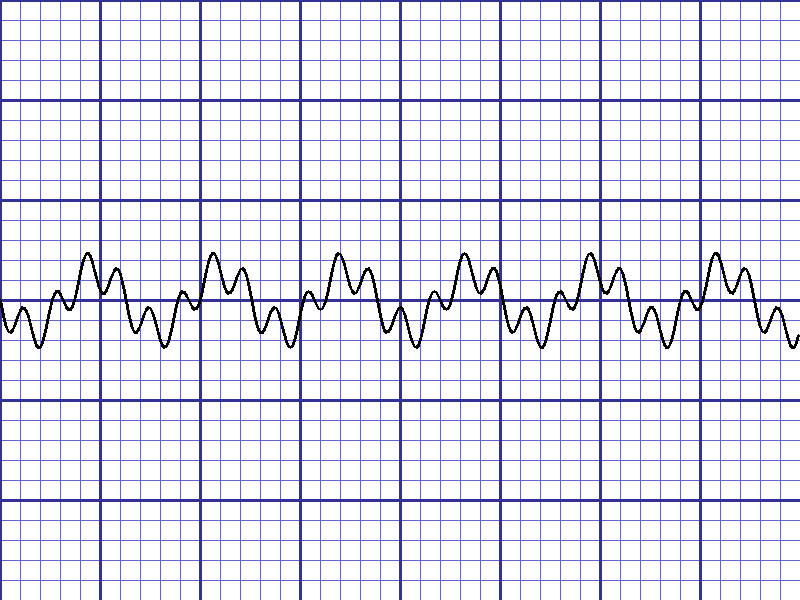
#> input picture functions_python/sample_ecg.png, 800 x 600 px
$ python -i ecg_color_processor.py   (imports and definitions only)
#> lines starting #> are read from the running program, lines starting #| are printed output that depends on the picture; after the words box and inside, x2 and y2 are one past the last pixel; in counts of white or black regions, pixels touching at a corner belong together
#> in process_single_image_local_only, image is the input picture: shape (600, 800, 3); mean B, G, R 241.6, 228.6, 228.6
#| OK (800x600)
"""
ECG Color Processor - Unified Multi-Mode Script
================================================

This script runs in THREE modes:
  1. KAGGLE   - Runs on Kaggle with no modifications (uses Kaggle input paths)
  2. CLOUD    - Downloads from GCS, processes, uploads results back to GCS
  3. GROUP    - Test specific image groups by prefix (local or cloud)

CONFIGURATION:
  Change the MODE variable below to switch between modes.

KAGGLE USAGE:
  1. Copy this file to a Kaggle notebook
  2. Set MODE = "KAGGLE"
  3. Run - it will automatically find the competition dataset

LOCAL TESTING:
  1. Set MODE = "CLOUD" or "GROUP"
  2. Configure GCS settings below
  3. Run: python ecg_color_processor.py

Author: HV-ECG Team
Version: 7.0
Last Updated: January 2026
"""

import os
import sys
import cv2
import numpy as np
from PIL import Image
from pathlib import Path
import json
from datetime import datetime
from collections import defaultdict
import tempfile
import random

# Set GCS credentials if service account key exists
SERVICE_ACCOUNT_PATH = r"C:\Users\Rosi\Documents\Maxone Backup\Rosi\Gauntlet2\hat_ecg\service-account-key.json"
if os.path.exists(SERVICE_ACCOUNT_PATH):
    os.environ["GOOGLE_APPLICATION_CREDENTIALS"] = SERVICE_ACCOUNT_PATH

# ============================================================================
#                           MODE CONFIGURATION
# ============================================================================
# Change this to switch between modes:
#   "KAGGLE" - Run on Kaggle (no internet, uses local Kaggle paths)
#   "CLOUD"  - Download from GCS, process all, upload results
#   "GROUP"  - Process specific image groups by prefix (from GCS)
#   "LOCAL"  - Process local files (no GCS needed) - for testing

MODE = "LOCAL"  # <-- CHANGE THIS TO SWITCH MODES

# ============================================================================
#                         LOCAL MODE CONFIGURATION
# ============================================================================
# These settings are used when MODE = "LOCAL"
# Input and output folder for local processing

LOCAL_INPUT_FOLDER = r"D:\Gauntlet2\hv-ecg\red black sep photos"
LOCAL_OUTPUT_FOLDER = r"D:\Gauntlet2\hv-ecg\red black sep photos"

# ============================================================================
#                         KAGGLE CONFIGURATION
# ============================================================================
# These settings are used when MODE = "KAGGLE"

KAGGLE_INPUT_PATH = "/kaggle/input/physionet-ecg-image-digitization"
KAGGLE_OUTPUT_PATH = "/kaggle/working"

# ============================================================================
#                         CLOUD CONFIGURATION
# ============================================================================
# These settings are used when MODE = "CLOUD" or "GROUP"

# Available buckets: ecg-competition-data-1 through ecg-competition-data-5
GCS_BUCKET = "ecg-competition-data-1"
GCS_SOURCE_FOLDER = "kaggle-data/physionet-ecg/train"  # Path to training images
GCS_OUTPUT_FOLDER = "v7_color_split"  # Where to save processed images (if uploading)

# ============================================================================
#                         GROUP CONFIGURATION
# ============================================================================
# These settings are used when MODE = "GROUP"
# Image groups are identified by their prefix (the number before the first dash)
# Example: "1006427285" groups images like 1006427285-0001.png, 1006427285-0002.png, etc.

# Preset array of known image group prefixes (278 groups from GCS scan)
IMAGE_GROUP_PREFIXES = [
    "1006427285", "1006867983", "1012423188", "10140238", "1015663939", "102150619",
    "1026034238", "1041099777", "104573050", "1048962695", "1052007218", "1053922973",
    "1059602762", "1063816858", "106482869", "1067371646", "1067975047", "1068062585",
    "1072767337", "1079294623", "1084993373", "108599929", "1086830824", "1091894701",
    "1094825522", "1100434086", "1103133923", "1103158012", "1124135100", "112870634",
    "1135737846", "1142668792", "1146155934", "1147589496", "1151562032", "1154001412",
    "1154813853", "1158372875", "1163641242", "1173521301", "1174117563", "1177153463",
    "1178181553", "1183949786", "11842146", "1189828070", "1191130935", "1195437044",
    "119693645", "1197069178", "1199125619", "1209416227", "121471389", "1219936451",
    "1220748004", "1223595426", "1228736690", "1254751446", "1257259783", "1259907878",
    "1274262621", "1277179302", "1278116713", "1280609341", "1281093472", "1289824484",
    "129883643", "1306725887", "1310031403", "1312364803", "133948617", "136433453",
    "1364705568", "136524867", "1369067427", "1375500898", "1376451566", "1380849732",
    "1381006600", "1382137960", "1385441565", "1386861857", "1387453142", "1395556771",
    "1395637987", "1397514070", "1402030662", "1404687891", "1411350094", "1419593015",
    "1420515841", "1421059632", "1422666301", "142408315", "143477987", "1436234058",
    "1441250561", "1441897956", "1445349505", "1446634391", "144746082", "1449491391",
    "145098200", "1451074124", "145375843", "145399852", "1457768453", "1467515776",
    "147393955", "1475354244", "1481447856", "1484649389", "1484831977", "1490220713",
    "1492606769", "1502182655", "1502655579", "1503423095", "1505370821", "1509005816",
    "1512936796", "1522477000", "1524001991", "1531629157", "1533451101", "1536586741",
    "1539510874", "1542217251", "1553847883", "1555455483", "1556112478", "1557988993",
    "1560009706", "1561472702", "1562777197", "157249266", "1587099637", "1589810571",
    "1590643291", "1593926574", "1602385852", "1617515072", "1618780264", "1623613765",
    "162622667", "1626620456", "162686318", "1630401449", "1632590593", "1638509393",
    "1638532514", "1639217796", "1643754023", "1644219523", "1649759478", "1651876816",
    "1653260624", "1657128463", "1659921138", "1661642513", "1662993511", "1665441750",
    "1668094577", "1670304152", "1671648942", "1673456778", "1678324396", "168239620",
    "1683970273", "1692881983", "1696396696", "1698943335", "170158778", "1709636457",
    "1717124873", "1722454310", "1732081043", "1734729516", "1736488789", "1739475663",
    "1742556603", "1746570786", "1752267607", "1762299662", "1766417838", "1769470316",
    "1771293531", "1774595133", "1774656418", "1779646665", "1783318297", "1783777908",
    "1787792287", "1789763174", "1789983060", "1798516005", "1801481487", "181086745",
    "1815763003", "1815848373", "1818829830", "1833976046", "1841461559", "1849741174",
    "185534667", "1856029567", "1857740870", "1868006986", "1875329380", "1881229866",
    "1883137811", "1886812982", "1889366355", "1890954897", "1892490537", "1893309127",
    "1900639354", "190186115", "19030958", "1903158236", "1907398397", "1919286802",
    "1922153793", "1922265034", "1931150025", "1933191200", "1938036943", "194732810",
    "1948581413", "1949321289", "1951244635", "1953140023", "19585145", "1962423499",
    "1972793559", "197560770", "198290386", "1987857200", "1993778600", "1998779717",
    "2002854502", "2006667321", "2008728390", "2013781946", "2021850894", "2022371381",
    "2023163309", "2023794418", "202594271", "202613567", "2036251685", "2040854068",
    "2042290760", "2042532735", "2043481531", "2044379808", "2054044752", "2055953391",
    "2058553070", "2059782427", "2061343120", "2062750047", "2063154718", "2064004115",
    "2069796557", "2080106037", "2082219639", "2084535875", "2089312114", "2092320860",
    "2101175952", "2110921177", "2112146939", "2114009967", "2114049422", "2114687381",
    "2125192882", "212782370",
]

# Group selection options:
GROUP_SELECTION_MODE = "RANGE"  # "RANGE", "RANDOM", or "LIST"
GROUP_RANGE_START = 0           # For RANGE: start index (0-based)
GROUP_RANGE_END = 3             # For RANGE: end index (exclusive), so 0-3 = first 3 groups
GROUP_RANDOM_COUNT = 3          # For RANDOM: how many random groups to select
GROUP_LIST = [0, 2, 4]          # For LIST: specific indices to process

# ============================================================================
#                    ECG CALIBRATION ASSUMPTIONS
# ============================================================================
# Standard ECG paper specifications (these are the assumptions we validate)

ECG_ASSUMPTIONS = {
    # Grid specifications
    "grid_small_square_mm": 1.0,        # Each small square = 1mm x 1mm
    "grid_large_square_mm": 5.0,        # Each large square = 5mm x 5mm (5 small squares)

    # Voltage (vertical) calibration - Y axis
    "mv_per_10mm": 1.0,                 # Standard: 1mV = 10mm (10 small squares)
    "mv_per_small_square": 0.1,         # 0.1mV per 1mm square
    "mv_per_large_square": 0.5,         # 0.5mV per 5mm large square

    # Time (horizontal) calibration - X axis
    "paper_speed_mm_per_sec": 25.0,     # Standard: 25mm/s
    "ms_per_small_square": 40.0,        # 40ms per 1mm (at 25mm/s)
    "ms_per_large_square": 200.0,       # 200ms per 5mm (at 25mm/s)

    # Alternative paper speeds (some ECGs use these)
    "alt_paper_speeds": [50.0, 12.5],   # 50mm/s or 12.5mm/s alternatives

    # Calibration pulse (reference marker)
    "calibration_pulse_mv": 1.0,        # 1mV standard calibration pulse
    "calibration_pulse_width_ms": 200,  # Usually 200ms wide

    # Expected image characteristics
    "expected_dpi_range": (150, 600),   # Typical scan DPI range
    "grid_color": "red/pink",           # Most common grid color
    "trace_color": "black",             # Most common trace color
}

# ============================================================================
#                         PROCESSING CONFIGURATION
# ============================================================================

VERSION = "v7"
USE_ALL_METHODS = True          # Process with all methods (opencv, pillow, skimage)
METHODS = ['opencv', 'pillow']  # Methods to use (add 'skimage' if available)

# Quality thresholds
MIN_ECG_PIXELS = 1000           # Minimum black pixels to save ECG image
MIN_GRID_PIXELS = 5000          # Minimum grid pixels to save grid image

# Color detection thresholds
RED_THRESHOLD_PERCENT = 1.0     # Minimum % of red pixels to consider "has red"
BLACK_THRESHOLD_PERCENT = 0.5   # Minimum % of black pixels to consider "has black"

# Text removal
REMOVE_TEXT = True              # Remove text from ECG (black) images

# File management
DELETE_OLD_VERSIONS = True      # Delete output from previous versions
SAVE_ORIGINALS = True           # Copy original image to output folder
GENERATE_ANALYSIS_MD = True     # Generate .md analysis file for each image

# Test limits
TEST_LIMIT = None               # Set to number to limit images (None = process all)

# Track created files for deletion (with metadata)
CREATED_FILES = []              # List of {'path': str, 'type': str, 'timestamp': str}

# ============================================================================
#                         ENVIRONMENT DETECTION
# ============================================================================

def detect_environment():
    """Detect if running on Kaggle or locally."""
    if os.path.exists("/kaggle"):
        return "KAGGLE"
    return "LOCAL"

ENVIRONMENT = detect_environment()
# [9 lines not run here, left out]

# ============================================================================
#                         FILE TRACKING
# ============================================================================

def track_file(path, file_type="image"):
    """Track a created file with metadata for later deletion."""
    CREATED_FILES.append({
        'path': path,
        'type': file_type,
        'timestamp': datetime.now().isoformat(),
        'version': VERSION
    })

# [170 lines left out: functions get_tracked_files_by_type, get_gcs_client, list_gcs_images, download_from_gcs, upload_to_gcs, delete_from_gcs and 1 more, not called in this run]

# ============================================================================
#                   COLOR DETECTION (STEP 1: Monotone Check)
# ============================================================================

def detect_color_composition(image_bgr):
    """
    STEP 1: Detect if image has both red and black or is monotone.

    Returns dict with:
    - has_red: bool
    - has_black: bool
    - is_monotone: bool
    - red_percent: float
    - black_percent: float
    - dominant_colors: list
    """
    hsv = cv2.cvtColor(image_bgr, cv2.COLOR_BGR2HSV)
#> hsv: shape (600, 800, 3); mean H, S, V 15.7, 19, 241.6
    gray = cv2.cvtColor(image_bgr, cv2.COLOR_BGR2GRAY)
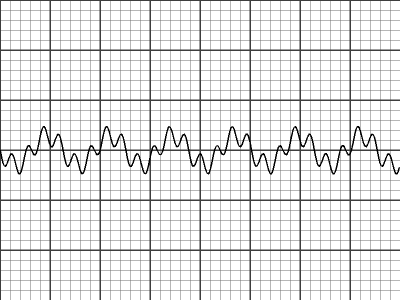
#> gray: shape (600, 800) (shown at 1/2 size); min 0, max 255, mean 230

    total_pixels = image_bgr.shape[0] * image_bgr.shape[1]

    # Detect RED pixels (grid)
    lower_red1 = np.array([0, 50, 50])
    upper_red1 = np.array([10, 255, 255])
    lower_red2 = np.array([170, 50, 50])
    upper_red2 = np.array([180, 255, 255])

    mask_red1 = cv2.inRange(hsv, lower_red1, upper_red1)
#> mask_red1: shape (600, 800); every value is 0
    mask_red2 = cv2.inRange(hsv, lower_red2, upper_red2)
    red_mask = cv2.bitwise_or(mask_red1, mask_red2)

    # Also detect pink (lighter red grid)
    lower_pink = np.array([0, 20, 150])
    upper_pink = np.array([20, 100, 255])
    pink_mask = cv2.inRange(hsv, lower_pink, upper_pink)

    red_total_mask = cv2.bitwise_or(red_mask, pink_mask)
    red_pixels = np.sum(red_total_mask > 0)
#> red_pixels = 0
    red_percent = (red_pixels / total_pixels) * 100
#> red_percent = 0

    # Detect BLACK pixels (ECG traces)
    black_mask = gray < 80  # Dark pixels
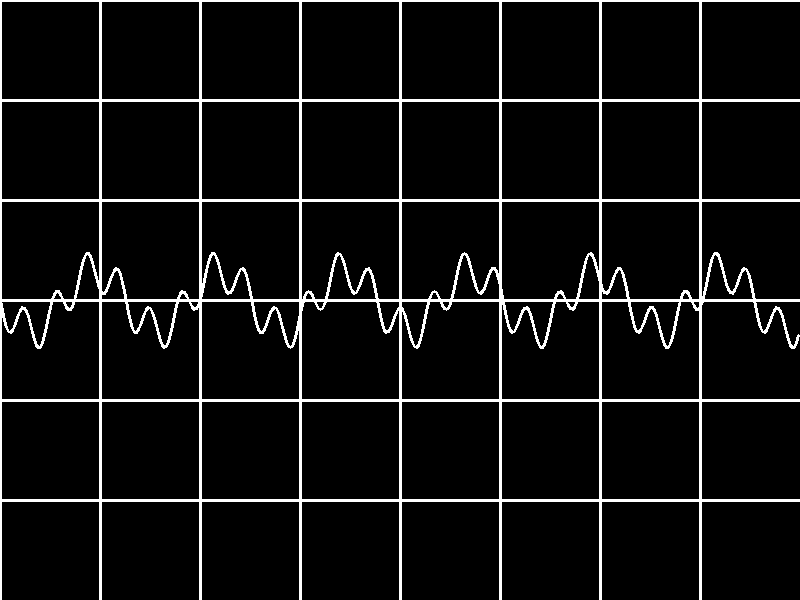
#> black_mask: shape (600, 800) bool; 6.9% white; 1 white region, box (x1, y1, x2, y2) and area: (0, 0, 800, 600) 32995
    # Exclude red pixels from black count
    black_only_mask = black_mask & (red_total_mask == 0)
    black_pixels = np.sum(black_only_mask)
#> black_pixels = 32995
    black_percent = (black_pixels / total_pixels) * 100
#> black_percent = 6.87
#> (the rest of the program and of its run is left out)
